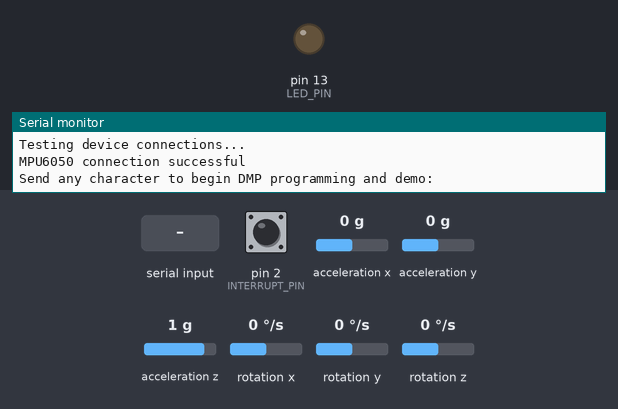
Recording of a sketch running on a simulated Arduino Leonardo, built with avr-gcc and run on an emulated ATmega32U4. On the bench: output pins drawn as LEDs (lit = HIGH), the last lines printed to the serial monitor. Dashed ring = blinking. The inputs (shaded band) are chosen by the test bench; at power-on: acceleration x 0 g, acceleration y 0 g, rotation z 0 °/s, acceleration z 1 g, pin 2 (INTERRUPT_PIN) LOW, rotation x 0 °/s, rotation y 0 °/s. The sensor or clock chip raises its interrupt line as the real part does.

Above: at 0.8 s.
0.9 s: "1\n" received over Serial
At 2.18 s:
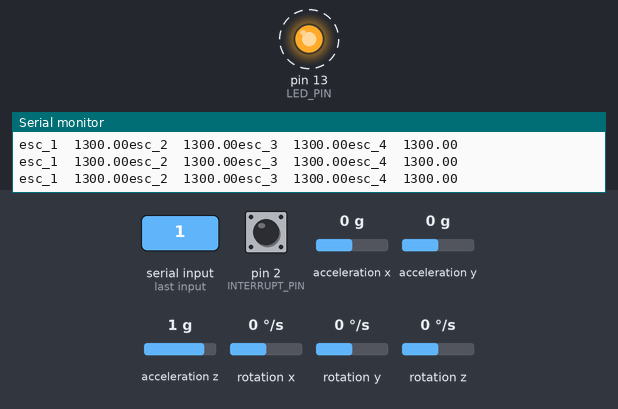
3.9 s: acceleration x set to -1.4 g
6.9 s: acceleration y set to -0.8 g
9.9 s: rotation z set to -192 °/s
12.9 s: acceleration z set to 0 g
15.9 s: acceleration x set to 0 g
Timing chart, 0 to 19.9 s (numbered marks = the images above; inputs shaded):
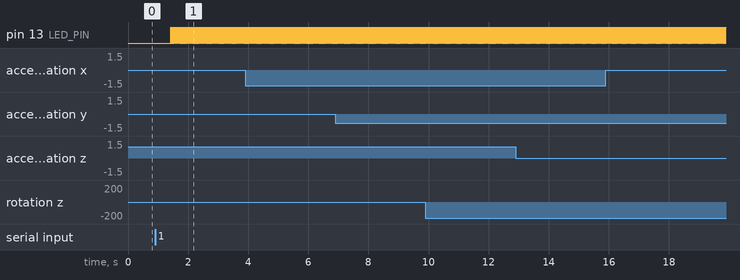

Measured:
- after the input at 0.9 s, pin 13 (LED_PIN): alternates HIGH for 0.01 s and LOW for 0.01 s, starting after 0.52 s

The sketch:

MPU6050_DMP6_PID_Control.ino
```cpp
// I2C device class (I2Cdev) demonstration Arduino sketch for MPU6050 class using DMP (MotionApps v2.0)
// 6/21/2012 by Jeff Rowberg <jeff@rowberg.net>
// Updates should (hopefully) always be available at https://github.com/jrowberg/i2cdevlib
//
// Changelog:
//      2019-07-08 - Added Auto Calibration and offset generator
//		   - and altered FIFO retrieval sequence to avoid using blocking code
//      2016-04-18 - Eliminated a potential infinite loop
//      2013-05-08 - added seamless Fastwire support
//                 - added note about gyro calibration
//      2012-06-21 - added note about Arduino 1.0.1 + Leonardo compatibility error
//      2012-06-20 - improved FIFO overflow handling and simplified read process
//      2012-06-19 - completely rearranged DMP initialization code and simplification
//      2012-06-13 - pull gyro and accel data from FIFO packet instead of reading directly
//      2012-06-09 - fix broken FIFO read sequence and change interrupt detection to RISING
//      2012-06-05 - add gravity-compensated initial reference frame acceleration output
//                 - add 3D math helper file to DMP6 example sketch
//                 - add Euler output and Yaw/Pitch/Roll output formats
//      2012-06-04 - remove accel offset clearing for better results (thanks Sungon Lee)
//      2012-06-01 - fixed gyro sensitivity to be 2000 deg/sec instead of 250
//      2012-05-30 - basic DMP initialization working

/* ============================================
I2Cdev device library code is placed under the MIT license
Copyright (c) 2012 Jeff Rowberg

Permission is hereby granted, free of charge, to any person obtaining a copy
of this software and associated documentation files (the "Software"), to deal
in the Software without restriction, including without limitation the rights
to use, copy, modify, merge, publish, distribute, sublicense, and/or sell
copies of the Software, and to permit persons to whom the Software is
furnished to do so, subject to the following conditions:

The above copyright notice and this permission notice shall be included in
all copies or substantial portions of the Software.

THE SOFTWARE IS PROVIDED "AS IS", WITHOUT WARRANTY OF ANY KIND, EXPRESS OR
IMPLIED, INCLUDING BUT NOT LIMITED TO THE WARRANTIES OF MERCHANTABILITY,
FITNESS FOR A PARTICULAR PURPOSE AND NONINFRINGEMENT. IN NO EVENT SHALL THE
AUTHORS OR COPYRIGHT HOLDERS BE LIABLE FOR ANY CLAIM, DAMAGES OR OTHER
LIABILITY, WHETHER IN AN ACTION OF CONTRACT, TORT OR OTHERWISE, ARISING FROM,
OUT OF OR IN CONNECTION WITH THE SOFTWARE OR THE USE OR OTHER DEALINGS IN
THE SOFTWARE.
===============================================
*/

// I2Cdev and MPU6050 must be installed as libraries, or else the .cpp/.h files
// for both classes must be in the include path of your project
#include "I2Cdev.h"

#include "MPU6050_6Axis_MotionApps20.h"
//#include "MPU6050.h" // not necessary if using MotionApps include file

// Arduino Wire library is required if I2Cdev I2CDEV_ARDUINO_WIRE implementation
// is used in I2Cdev.h
#if I2CDEV_IMPLEMENTATION == I2CDEV_ARDUINO_WIRE
    #include "Wire.h"
#endif

// class default I2C address is 0x68
// specific I2C addresses may be passed as a parameter here
// AD0 low = 0x68 (default for SparkFun breakout and InvenSense evaluation board)
// AD0 high = 0x69
MPU6050 mpu;
//MPU6050 mpu(0x69); // <-- use for AD0 high

/* =========================================================================
   NOTE: In addition to connection 3.3v, GND, SDA, and SCL, this sketch
   depends on the MPU-6050's INT pin being connected to the Arduino's
   external interrupt #0 pin. On the Arduino Uno and Mega 2560, this is
   digital I/O pin 2.
 * ========================================================================= */

/* =========================================================================
   NOTE: Arduino v1.0.1 with the Leonardo board generates a compile error
   when using Serial.write(buf, len). The Teapot output uses this method.
   The solution requires a modification to the Arduino USBAPI.h file, which
   is fortunately simple, but annoying. This will be fixed in the next IDE
   release. For more info, see these links:

   http://arduino.cc/forum/index.php/topic,109987.0.html
   http://code.google.com/p/arduino/issues/detail?id=958
 * ========================================================================= */


// uncomment "OUTPUT_READABLE_QUATERNION" if you want to see the actual
// quaternion components in a [w, x, y, z] format (not best for parsing
// on a remote host such as Processing or something though)
//#define OUTPUT_READABLE_QUATERNION

// uncomment "OUTPUT_READABLE_EULER" if you want to see Euler angles
// (in degrees) calculated from the quaternions coming from the FIFO.
// Note that Euler angles suffer from gimbal lock (for more info, see
// http://en.wikipedia.org/wiki/Gimbal_lock)
//#define OUTPUT_READABLE_EULER

// uncomment "OUTPUT_READABLE_YAWPITCHROLL" if you want to see the yaw/
// pitch/roll angles (in degrees) calculated from the quaternions coming
// from the FIFO. Note this also requires gravity vector calculations.
// Also note that yaw/pitch/roll angles suffer from gimbal lock (for
// more info, see: http://en.wikipedia.org/wiki/Gimbal_lock)
#define OUTPUT_READABLE_YAWPITCHROLL

// uncomment "OUTPUT_READABLE_REALACCEL" if you want to see acceleration
// components with gravity removed. This acceleration reference frame is
// not compensated for orientation, so +X is always +X according to the
// sensor, just without the effects of gravity. If you want acceleration
// compensated for orientation, us OUTPUT_READABLE_WORLDACCEL instead.
//#define OUTPUT_READABLE_REALACCEL

// uncomment "OUTPUT_READABLE_WORLDACCEL" if you want to see acceleration
// components with gravity removed and adjusted for the world frame of
// reference (yaw is relative to initial orientation, since no magnetometer
// is present in this case). Could be quite handy in some cases.
//#define OUTPUT_READABLE_WORLDACCEL

// uncomment "OUTPUT_TEAPOT" if you want output that matches the
// format used for the InvenSense teapot demo
//#define OUTPUT_TEAPOT


#define INTERRUPT_PIN 2  // use pin 2 on Arduino Uno & most boards
#define LED_PIN 13 // (Arduino is 13, Teensy is 11, Teensy++ is 6)
bool blinkState = false;

// MPU control/status vars
bool dmpReady = false;  // set true if DMP init was successful
uint8_t mpuIntStatus;   // holds actual interrupt status byte from MPU
uint8_t devStatus;      // return status after each device operation (0 = success, !0 = error)
uint16_t packetSize;    // expected DMP packet size (default is 42 bytes)
uint16_t fifoCount;     // count of all bytes currently in FIFO
uint8_t fifoBuffer[64]; // FIFO storage buffer

// orientation/motion vars
Quaternion q;           // [w, x, y, z]         quaternion container
VectorInt16 aa;         // [x, y, z]            accel sensor measurements
VectorInt16 aaReal;     // [x, y, z]            gravity-free accel sensor measurements
VectorInt16 aaWorld;    // [x, y, z]            world-frame accel sensor measurements
VectorFloat gravity;    // [x, y, z]            gravity vector
float euler[3];         // [psi, theta, phi]    Euler angle container
float ypr[3];           // [yaw, pitch, roll]   yaw/pitch/roll container and gravity vector

// packet structure for InvenSense teapot demo
uint8_t teapotPacket[14] = { '$', 0x02, 0,0, 0,0, 0,0, 0,0, 0x00, 0x00, '\r', '\n' };


// ================================================================
// ===               INTERRUPT DETECTION ROUTINE                ===
// ================================================================

volatile bool mpuInterrupt = false;     // indicates whether MPU interrupt pin has gone high
void dmpDataReady() {
    mpuInterrupt = true;
}


// ================================================================
// ===                      INITIAL SETUP                       ===
// ================================================================

void setup() {
    // join I2C bus (I2Cdev library doesn't do this automatically)
    #if I2CDEV_IMPLEMENTATION == I2CDEV_ARDUINO_WIRE
        Wire.begin();
        Wire.setClock(400000); // 400kHz I2C clock. Comment this line if having compilation difficulties
    #elif I2CDEV_IMPLEMENTATION == I2CDEV_BUILTIN_FASTWIRE
        Fastwire::setup(400, true);
    #endif

    // initialize serial communication
    // (115200 chosen because it is required for Teapot Demo output, but it's
    // really up to you depending on your project)
    Serial.begin(115200);
    while (!Serial); // wait for Leonardo enumeration, others continue immediately

    // NOTE: 8MHz or slower host processors, like the Teensy @ 3.3V or Arduino
    // Pro Mini running at 3.3V, cannot handle this baud rate reliably due to
    // the baud timing being too misaligned with processor ticks. You must use
    // 38400 or slower in these cases, or use some kind of external separate
    // crystal solution for the UART timer.

    // initialize device
    Serial.println(F("Initializing I2C devices..."));
    mpu.initialize();
    pinMode(INTERRUPT_PIN, INPUT);

    // verify connection
    Serial.println(F("Testing device connections..."));
    Serial.println(mpu.testConnection() ? F("MPU6050 connection successful") : F("MPU6050 connection failed"));

    // wait for ready
    Serial.println(F("\nSend any character to begin DMP programming and demo: "));
    while (Serial.available() && Serial.read()); // empty buffer
    while (!Serial.available());                 // wait for data
    while (Serial.available() && Serial.read()); // empty buffer again

    // load and configure the DMP
    Serial.println(F("Initializing DMP..."));
    devStatus = mpu.dmpInitialize();

    // supply your own gyro offsets here, scaled for min sensitivity
    mpu.setXGyroOffset(-93);
    mpu.setYGyroOffset(115);
    mpu.setZGyroOffset(381);
    mpu.setZAccelOffset(773); // 1688 factory default for my test chip

    // make sure it worked (returns 0 if so)
    if (devStatus == 0) {
        // Calibration Time: generate offsets and calibrate our MPU6050
        mpu.CalibrateAccel(6);
        mpu.CalibrateGyro(6);
        mpu.PrintActiveOffsets();
        // turn on the DMP, now that it's ready
        Serial.println(F("Enabling DMP..."));
        mpu.setDMPEnabled(true);

        // enable Arduino interrupt detection
        Serial.print(F("Enabling interrupt detection (Arduino external interrupt "));
        Serial.print(digitalPinToInterrupt(INTERRUPT_PIN));
        Serial.println(F(")..."));
        attachInterrupt(digitalPinToInterrupt(INTERRUPT_PIN), dmpDataReady, RISING);
        mpuIntStatus = mpu.getIntStatus();

        // set our DMP Ready flag so the main loop() function knows it's okay to use it
        Serial.println(F("DMP ready! Waiting for first interrupt..."));
        dmpReady = true;

        // get expected DMP packet size for later comparison
        packetSize = mpu.dmpGetFIFOPacketSize();
    } else {
        // ERROR!
        // 1 = initial memory load failed
        // 2 = DMP configuration updates failed
        // (if it's going to break, usually the code will be 1)
        Serial.print(F("DMP Initialization failed (code "));
        Serial.print(devStatus);
        Serial.println(F(")"));
    }

    // configure LED for output
    pinMode(LED_PIN, OUTPUT);
}


// ================================================================
// ===                    MAIN PROGRAM LOOP                     ===
// ================================================================

// Variables for PID control
double yaw_error, pitch_error, roll_error;
double yaw_adjust, pitch_adjust, roll_adjust;
int last_time, current_time, time_delta;
int Kp_YPR[] = {2,2,2};
int Ki_YPR[] = {0.1,0.1,0.1};
int Kd_YPR[] = {10,10,10};
double last_reading[3];
float yaw_PID[3], pitch_PID[3], roll_PID[3];
float integrated_error_yaw;
float esc_1, esc_2, esc_3, esc_4;
float throttle;

void loop() {
    // if programming failed, don't try to do anything
    if (!dmpReady) return;
    // read a packet from FIFO
    if (mpu.dmpGetCurrentFIFOPacket(fifoBuffer)) { // Get the Latest packet

        #ifdef OUTPUT_READABLE_YAWPITCHROLL
            // display Euler angles in degrees
            mpu.dmpGetQuaternion(&q, fifoBuffer);
            mpu.dmpGetGravity(&gravity, &q);
            mpu.dmpGetYawPitchRoll(ypr, &q, &gravity);
//            Serial.print("ypr\t");
//            Serial.print(ypr[0] * 180/M_PI);
//            Serial.print("\t");
//            Serial.print(ypr[1] * 180/M_PI);
//            Serial.print("\t");
//            Serial.println(ypr[2] * 180/M_PI);
        #endif

    // Put into setup


    // PID control
    current_time = millis();
    time_delta   = current_time - last_time;
    last_time = current_time;
    yaw_error = ypr[0] * 180/M_PI;
    pitch_error = ypr[1] * 180/M_PI;
    roll_error = ypr[2] * 180/M_PI;

    // Calc each P,I,D-value for yaw, pitch, roll
    yaw_PID[0] = Kp_YPR[0] * yaw_error;
    integrated_error_yaw += yaw_error;
    yaw_PID[1] = Ki_YPR[0] * integrated_error_yaw;
    yaw_PID[2] = Kd_YPR[0] * (last_reading[0] - yaw_error);
    pitch_PID[0] = Kp_YPR[1] * pitch_error;
    pitch_PID[1] = Ki_YPR[1] * (last_reading[1] + pitch_error);
    pitch_PID[2] = Kd_YPR[1] * (last_reading[1] - pitch_error)/time_delta;
    roll_PID[0] = Kp_YPR[2] * roll_error;
    roll_PID[1] = Ki_YPR[2] * (last_reading[2] + roll_error);
    roll_PID[2] = Kd_YPR[2] * (last_reading[2] - roll_error)/time_delta;

    yaw_adjust = (yaw_PID[0] + yaw_PID[1] + yaw_PID[2]);
    pitch_adjust = (pitch_PID[0] + pitch_PID[1] + pitch_PID[2]);
    roll_adjust = (roll_PID[0] + roll_PID[1] + roll_PID[2]);

    last_reading[0] = yaw_error;
    last_reading[1] = pitch_error;
    last_reading[2] = roll_error;

    throttle = 1300; // Hover speed. Have to be adjusted (Or automatically calculated)

    esc_1 = throttle - pitch_adjust + roll_adjust - yaw_adjust; //Calculate the pulse for esc 1 (front-right - CCW)
    esc_2 = throttle + pitch_adjust + roll_adjust + yaw_adjust; //Calculate the pulse for esc 2 (rear-right - CW)
    esc_3 = throttle + pitch_adjust - roll_adjust - yaw_adjust; //Calculate the pulse for esc 3 (rear-left - CCW)
    esc_4 = throttle - pitch_adjust - roll_adjust + yaw_adjust; //Calculate the pulse for esc 4 (front-left - CW)


    Serial.print("esc_1\t");
    Serial.print(esc_1);
    Serial.print("esc_2\t");
    Serial.print(esc_2);
    Serial.print("esc_3\t");
    Serial.print(esc_3);
    Serial.print("esc_4\t");
    Serial.println(esc_4);


//    Serial.print("ypr\t");
//    Serial.print(yaw_adjust);
//    Serial.print("\t");
//    Serial.print(pitch_adjust);
//    Serial.print("\t");
//    Serial.println(roll_adjust);


        // blink LED to indicate activity
        blinkState = !blinkState;
        digitalWrite(LED_PIN, blinkState);
    }
}
```
